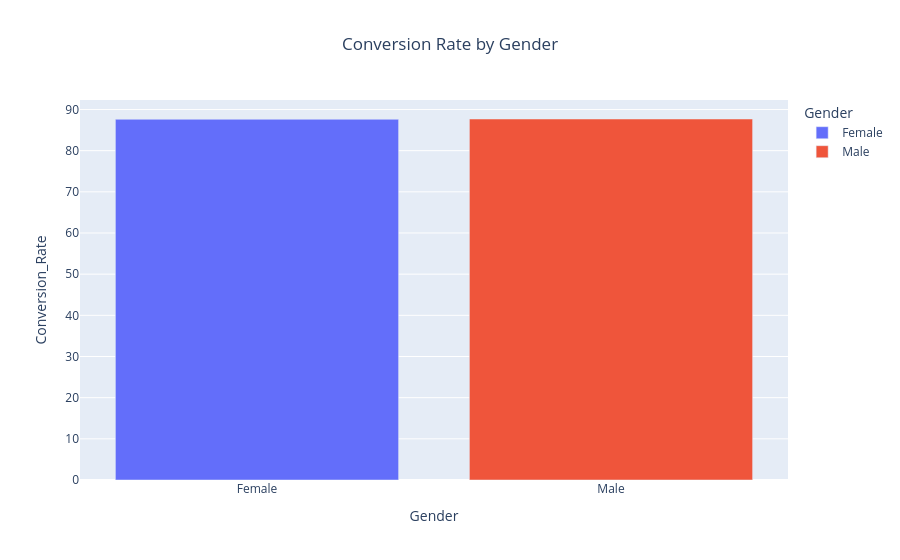

The code cell stored with this chart in its notebook:
### Markdown cell above
#### (ii) Conversion Rate by Gender

*Visualization Type:* Bar Chart

*Purpose:* To evaluate conversion performance across genders.

*Key Question Answered:*
Which gender responds best to campaigns?

*Insights:* Males (87.69%) and females (87.62%) convert at nearly identical rates. Gender has virtually no impact on conversion, so it shouldn't be a key differentiator in campaign targeting.

### Code cell
gender_conversion = Conversion_Stats('Gender').reset_index()

fig = px.bar(
    gender_conversion,
    x='Gender',
    y='Conversion_Rate',
    color='Gender',
    title='Conversion Rate by Gender'
)

fig.update_layout(title_x=0.5)
fig.show()

### Figure 1 — Plotly figure (JSON) as saved in the notebook; plotly's stock layout.template omitted (floating-point values rounded to 4 significant figures)
{"data": [{"hovertemplate": "Gender=%{x}<br>Conversion_Rate=%{y}<extra></extra>", "legendgroup": "Female", "marker": {"color": "#636efa", "pattern": {"shape": ""}}, "name": "Female", "orientation": "v", "showlegend": true, "textposition": "auto", "type": "bar", "x": ["Female"], "xaxis": "x", "y": [87.62], "yaxis": "y"}, {"hovertemplate": "Gender=%{x}<br>Conversion_Rate=%{y}<extra></extra>", "legendgroup": "Male", "marker": {"color": "#EF553B", "pattern": {"shape": ""}}, "name": "Male", "orientation": "v", "showlegend": true, "textposition": "auto", "type": "bar", "x": ["Male"], "xaxis": "x", "y": [87.69], "yaxis": "y"}], "layout": {"barmode": "relative", "legend": {"title": {"text": "Gender"}, "tracegroupgap": 0}, "title": {"text": "Conversion Rate by Gender", "x": 0.5}, "xaxis": {"anchor": "y", "categoryarray": ["Female", "Male"], "categoryorder": "array", "domain": [0, 1], "title": {"text": "Gender"}}, "yaxis": {"anchor": "x", "domain": [0, 1], "title": {"text": "Conversion_Rate"}}}}
